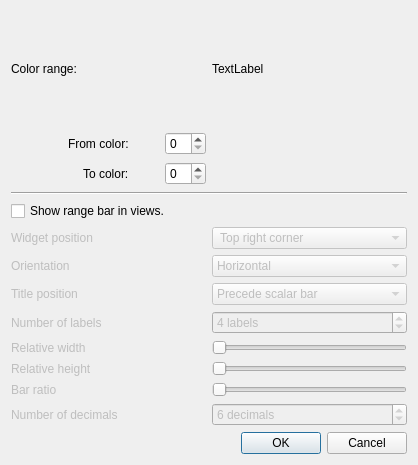
<?xml version="1.0" encoding="UTF-8"?>
<ui version="4.0">
 <class>ColorEngineRangeDefinitionDialog</class>
 <widget class="QDialog" name="ColorEngineRangeDefinitionDialog">
  <property name="geometry">
   <rect>
    <x>0</x>
    <y>0</y>
    <width>418</width>
    <height>465</height>
   </rect>
  </property>
  <property name="minimumSize">
   <size>
    <width>418</width>
    <height>424</height>
   </size>
  </property>
  <property name="windowTitle">
   <string>Color Range Definition</string>
  </property>
  <property name="windowIcon">
   <iconset resource="../../../App/rsc/espina.qrc">
    <normaloff>:/espina/espina.svg</normaloff>:/espina/espina.svg</iconset>
  </property>
  <layout class="QVBoxLayout" name="verticalLayout">
   <item>
    <layout class="QGridLayout" name="m_gridLayout" columnstretch="1,1">
     <item row="1" column="0">
      <layout class="QHBoxLayout" name="horizontalLayout_5">
       <item>
        <spacer name="horizontalSpacer">
         <property name="orientation">
          <enum>Qt::Horizontal</enum>
         </property>
         <property name="sizeHint" stdset="0">
          <size>
           <width>40</width>
           <height>20</height>
          </size>
         </property>
        </spacer>
       </item>
       <item>
        <widget class="QLabel" name="label_2">
         <property name="text">
          <string>From color:</string>
         </property>
        </widget>
       </item>
       <item>
        <widget class="QLabel" name="m_fromLabel">
         <property name="minimumSize">
          <size>
           <width>24</width>
           <height>24</height>
          </size>
         </property>
         <property name="maximumSize">
          <size>
           <width>24</width>
           <height>24</height>
          </size>
         </property>
         <property name="text">
          <string/>
         </property>
        </widget>
       </item>
       <item>
        <widget class="QSpinBox" name="m_fromSpinBox"/>
       </item>
      </layout>
     </item>
     <item row="2" column="0">
      <layout class="QHBoxLayout" name="horizontalLayout_6">
       <item>
        <spacer name="horizontalSpacer_2">
         <property name="orientation">
          <enum>Qt::Horizontal</enum>
         </property>
         <property name="sizeHint" stdset="0">
          <size>
           <width>40</width>
           <height>20</height>
          </size>
         </property>
        </spacer>
       </item>
       <item>
        <widget class="QLabel" name="label_5">
         <property name="text">
          <string>To color:</string>
         </property>
        </widget>
       </item>
       <item>
        <widget class="QLabel" name="m_toLabel">
         <property name="minimumSize">
          <size>
           <width>24</width>
           <height>24</height>
          </size>
         </property>
         <property name="maximumSize">
          <size>
           <width>24</width>
           <height>24</height>
          </size>
         </property>
         <property name="text">
          <string/>
         </property>
        </widget>
       </item>
       <item>
        <widget class="QSpinBox" name="m_toSpinBox"/>
       </item>
      </layout>
     </item>
     <item row="0" column="1">
      <widget class="QLabel" name="m_customBar">
       <property name="text">
        <string>TextLabel</string>
       </property>
      </widget>
     </item>
     <item row="0" column="0">
      <widget class="QLabel" name="label_3">
       <property name="text">
        <string>Color range:</string>
       </property>
      </widget>
     </item>
    </layout>
   </item>
   <item>
    <widget class="Line" name="line">
     <property name="orientation">
      <enum>Qt::Horizontal</enum>
     </property>
    </widget>
   </item>
   <item>
    <widget class="QCheckBox" name="m_showRange">
     <property name="text">
      <string>Show range bar in views.</string>
     </property>
    </widget>
   </item>
   <item>
    <layout class="QHBoxLayout" name="horizontalLayout">
     <item>
      <widget class="QLabel" name="m_positionLabel">
       <property name="enabled">
        <bool>false</bool>
       </property>
       <property name="text">
        <string>Widget position</string>
       </property>
      </widget>
     </item>
     <item>
      <widget class="QComboBox" name="m_positionCombo">
       <property name="enabled">
        <bool>false</bool>
       </property>
       <item>
        <property name="text">
         <string> Top right corner</string>
        </property>
       </item>
       <item>
        <property name="text">
         <string>Top left corner</string>
        </property>
       </item>
       <item>
        <property name="text">
         <string>Bottom right corner</string>
        </property>
       </item>
       <item>
        <property name="text">
         <string>Bottom left corner</string>
        </property>
       </item>
      </widget>
     </item>
    </layout>
   </item>
   <item>
    <layout class="QHBoxLayout" name="horizontalLayout_2">
     <item>
      <widget class="QLabel" name="m_orientationLabel">
       <property name="enabled">
        <bool>false</bool>
       </property>
       <property name="text">
        <string>Orientation</string>
       </property>
      </widget>
     </item>
     <item>
      <widget class="QComboBox" name="m_orientationCombo">
       <property name="enabled">
        <bool>false</bool>
       </property>
       <item>
        <property name="text">
         <string>Horizontal</string>
        </property>
       </item>
       <item>
        <property name="text">
         <string>Vertical</string>
        </property>
       </item>
      </widget>
     </item>
    </layout>
   </item>
   <item>
    <layout class="QHBoxLayout" name="horizontalLayout_9">
     <item>
      <widget class="QLabel" name="m_textPositionLabel">
       <property name="enabled">
        <bool>false</bool>
       </property>
       <property name="text">
        <string>Title position</string>
       </property>
      </widget>
     </item>
     <item>
      <widget class="QComboBox" name="m_textPositionCombo">
       <property name="enabled">
        <bool>false</bool>
       </property>
       <item>
        <property name="text">
         <string>Precede scalar bar</string>
        </property>
       </item>
       <item>
        <property name="text">
         <string>Succeed scalar bar</string>
        </property>
       </item>
      </widget>
     </item>
    </layout>
   </item>
   <item>
    <layout class="QHBoxLayout" name="horizontalLayout_3">
     <item>
      <widget class="QLabel" name="m_numlabelsLabel">
       <property name="enabled">
        <bool>false</bool>
       </property>
       <property name="text">
        <string>Number of labels</string>
       </property>
      </widget>
     </item>
     <item>
      <widget class="QSpinBox" name="m_labelsSpin">
       <property name="enabled">
        <bool>false</bool>
       </property>
       <property name="suffix">
        <string> labels</string>
       </property>
       <property name="value">
        <number>4</number>
       </property>
      </widget>
     </item>
    </layout>
   </item>
   <item>
    <layout class="QHBoxLayout" name="horizontalLayout_4" stretch="1,1">
     <item>
      <widget class="QLabel" name="m_widthLabel">
       <property name="enabled">
        <bool>false</bool>
       </property>
       <property name="text">
        <string>Relative width</string>
       </property>
      </widget>
     </item>
     <item>
      <widget class="QSlider" name="m_widthSlider">
       <property name="enabled">
        <bool>false</bool>
       </property>
       <property name="orientation">
        <enum>Qt::Horizontal</enum>
       </property>
       <property name="tickPosition">
        <enum>QSlider::NoTicks</enum>
       </property>
      </widget>
     </item>
    </layout>
   </item>
   <item>
    <layout class="QHBoxLayout" name="horizontalLayout_7" stretch="1,1">
     <item>
      <widget class="QLabel" name="m_heightLabel">
       <property name="enabled">
        <bool>false</bool>
       </property>
       <property name="text">
        <string>Relative height</string>
       </property>
      </widget>
     </item>
     <item>
      <widget class="QSlider" name="m_heightSlider">
       <property name="enabled">
        <bool>false</bool>
       </property>
       <property name="orientation">
        <enum>Qt::Horizontal</enum>
       </property>
      </widget>
     </item>
    </layout>
   </item>
   <item>
    <layout class="QHBoxLayout" name="horizontalLayout_10" stretch="1,1">
     <item>
      <widget class="QLabel" name="m_barRatioLabel">
       <property name="enabled">
        <bool>false</bool>
       </property>
       <property name="text">
        <string>Bar ratio</string>
       </property>
      </widget>
     </item>
     <item>
      <widget class="QSlider" name="m_barRatioSlider">
       <property name="enabled">
        <bool>false</bool>
       </property>
       <property name="orientation">
        <enum>Qt::Horizontal</enum>
       </property>
      </widget>
     </item>
    </layout>
   </item>
   <item>
    <layout class="QHBoxLayout" name="horizontalLayout_8">
     <item>
      <widget class="QLabel" name="m_decimalsLabel">
       <property name="enabled">
        <bool>false</bool>
       </property>
       <property name="text">
        <string>Number of decimals</string>
       </property>
      </widget>
     </item>
     <item>
      <widget class="QSpinBox" name="m_decimalsSpin">
       <property name="enabled">
        <bool>false</bool>
       </property>
       <property name="suffix">
        <string> decimals</string>
       </property>
       <property name="value">
        <number>6</number>
       </property>
      </widget>
     </item>
    </layout>
   </item>
   <item>
    <widget class="QDialogButtonBox" name="buttonBox">
     <property name="orientation">
      <enum>Qt::Horizontal</enum>
     </property>
     <property name="standardButtons">
      <set>QDialogButtonBox::Cancel|QDialogButtonBox::Ok</set>
     </property>
    </widget>
   </item>
  </layout>
 </widget>
 <resources>
  <include location="../../../App/rsc/espina.qrc"/>
 </resources>
 <connections>
  <connection>
   <sender>buttonBox</sender>
   <signal>accepted()</signal>
   <receiver>ColorEngineRangeDefinitionDialog</receiver>
   <slot>accept()</slot>
   <hints>
    <hint type="sourcelabel">
     <x>248</x>
     <y>254</y>
    </hint>
    <hint type="destinationlabel">
     <x>157</x>
     <y>274</y>
    </hint>
   </hints>
  </connection>
  <connection>
   <sender>buttonBox</sender>
   <signal>rejected()</signal>
   <receiver>ColorEngineRangeDefinitionDialog</receiver>
   <slot>reject()</slot>
   <hints>
    <hint type="sourcelabel">
     <x>316</x>
     <y>260</y>
    </hint>
    <hint type="destinationlabel">
     <x>286</x>
     <y>274</y>
    </hint>
   </hints>
  </connection>
 </connections>
</ui>
